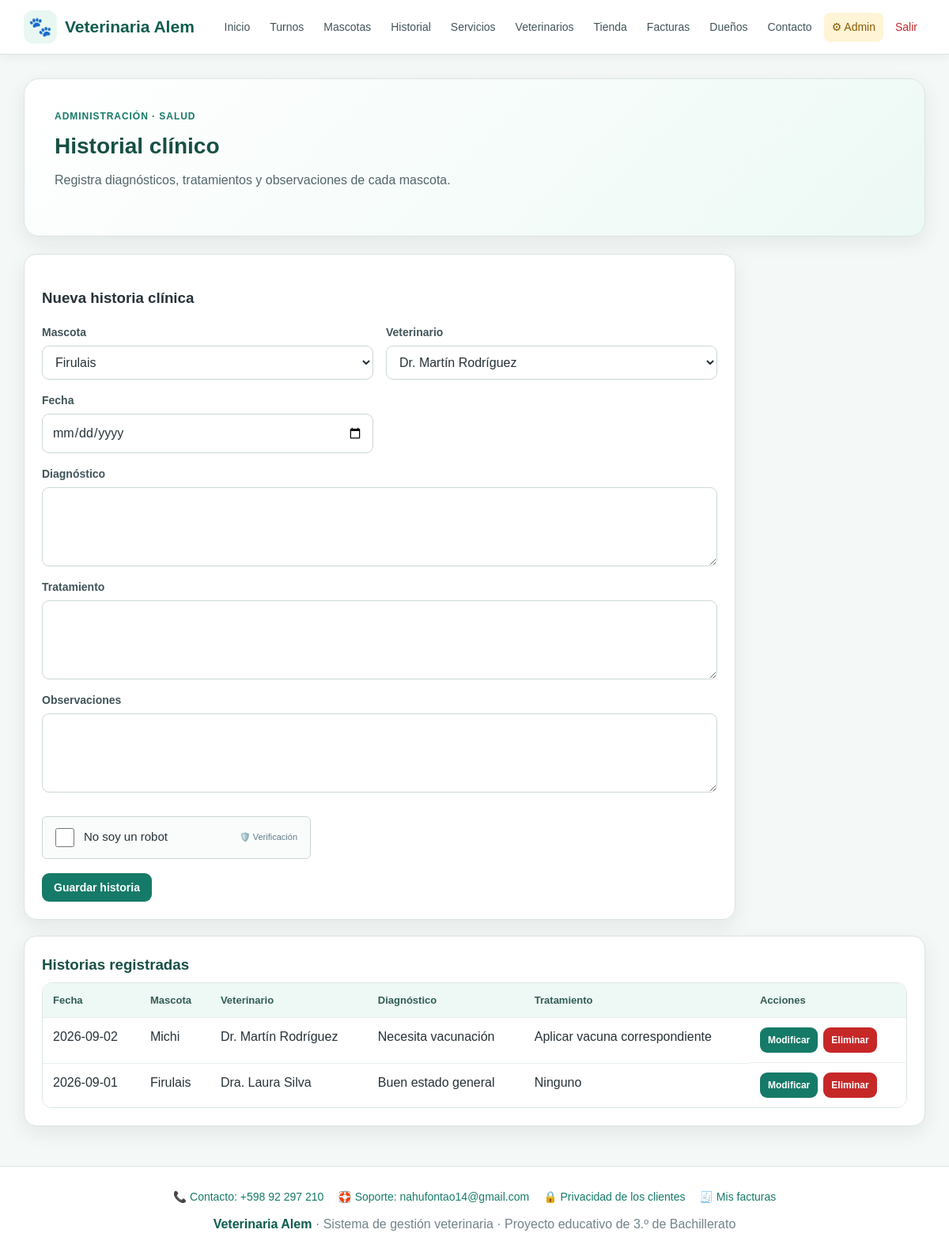
Page /admin/historial.php (signed in) on the committed database.
### tables this page shows
CREATE TABLE historial(
 id INT AUTO_INCREMENT PRIMARY KEY,
 id_mascota INT NOT NULL,
 id_veterinario INT NOT NULL,
 fecha DATE NOT NULL,
 diagnostico TEXT NOT NULL,
 tratamiento TEXT,
 observaciones TEXT,
 FOREIGN KEY(id_mascota) REFERENCES mascotas(id) ON UPDATE CASCADE ON DELETE RESTRICT,
 FOREIGN KEY(id_veterinario) REFERENCES veterinarios(id) ON UPDATE CASCADE ON DELETE RESTRICT
);

CREATE TABLE mascotas(
 id INT AUTO_INCREMENT PRIMARY KEY,
 nombre VARCHAR(100) NOT NULL,
 especie VARCHAR(50) NOT NULL,
 raza VARCHAR(80),
 sexo VARCHAR(20),
 fecha_nacimiento DATE NULL,
 peso DECIMAL(6,2) NULL,
 id_dueno INT NOT NULL,
 FOREIGN KEY(id_dueno) REFERENCES duenos(id) ON UPDATE CASCADE ON DELETE RESTRICT
);

CREATE TABLE veterinarios(
 id INT AUTO_INCREMENT PRIMARY KEY,
 nombre VARCHAR(100) NOT NULL,
 especialidad VARCHAR(100),
 telefono VARCHAR(30),
 email VARCHAR(150)
);

### admin/historial.php (the view, shortened to what this page needs)
<?php
require "../includes/captcha.php";
require "../conexion.php";
$m = $conexion->query("SELECT id, nombre FROM mascotas ORDER BY nombre");
$v = $conexion->query("SELECT id, nombre FROM veterinarios ORDER BY nombre");
$r = $conexion->query(
    "SELECT h.*, m.nombre AS mascota, v.nombre AS veterinario
     FROM historial h
     JOIN mascotas m ON m.id = h.id_mascota
     JOIN veterinarios v ON v.id = h.id_veterinario
     ORDER BY h.fecha DESC"
);
require "../includes/header.php";
?>
<section class="hero">
    <div class="hero-kicker">Administración · Salud</div>
    <h2>Historial clínico</h2>
    <p>Registra diagnósticos, tratamientos y observaciones de cada mascota.</p>
</section>
<div class="form-card">
    <h3>Nueva historia clínica</h3>
    <form method="post">
        <div class="form-grid">
            <div class="field"><label>Mascota</label>
                <select name="id_mascota" required>
                    <?php while ($x = $m->fetch_assoc()): ?>
                        <option value="<?= $x["id"] ?>"><?= htmlspecialchars($x["nombre"]) ?></option>
                    <?php endwhile; ?>
                </select>
            </div>
            <div class="field"><label>Veterinario</label>
                <select name="id_veterinario" required>
                    <?php while ($x = $v->fetch_assoc()): ?>
                        <option value="<?= $x["id"] ?>"><?= htmlspecialchars($x["nombre"]) ?></option>
                    <?php endwhile; ?>
                </select>
            </div>
            <div class="field"><label>Fecha</label><input type="date" name="fecha" required></div>
            <div class="field full"><label>Diagnóstico</label><textarea name="diagnostico" required></textarea></div>
            <div class="field full"><label>Tratamiento</label><textarea name="tratamiento"></textarea></div>
            <div class="field full"><label>Observaciones</label><textarea name="observaciones"></textarea></div>
        </div>
        <br>
        <?= captcha_html() ?>
        <div class="form-actions"><button class="btn" type="submit">Guardar historia</button></div>
    </form>
</div>
<div class="table-card">
    <h3>Historias registradas</h3>
    <div class="table-wrap">
        <table>
            <tr><th>Fecha</th><th>Mascota</th><th>Veterinario</th><th>Diagnóstico</th><th>Tratamiento</th><th>Acciones</th></tr>
            <?php while ($x = $r->fetch_assoc()): ?>
                <tr>
                    <td><?= htmlspecialchars($x["fecha"]) ?></td>
                    <td><?= htmlspecialchars($x["mascota"]) ?></td>
                    <td><?= htmlspecialchars($x["veterinario"]) ?></td>
                    <td><?= htmlspecialchars($x["diagnostico"]) ?></td>
                    <td><?= htmlspecialchars($x["tratamiento"]) ?></td>
                    <td class="actions">
                        <a class="btn small" href="editar.php?tabla=historial&id=<?= $x["id"] ?>">Modificar</a>
                        <a class="btn danger small" href="eliminar.php?tabla=historial&id=<?= $x["id"] ?>">Eliminar</a>
                    </td>
                </tr>
            <?php endwhile; ?>
        </table>
    </div>
</div>
<?php require "../includes/footer.php"; ?>

### css/estilos.css (style rules this page uses)
* { box-sizing:border-box }
:root { --verde:#167a68; --verde-oscuro:#0e5c4f; --verde-claro:#e9f7f3; --azul:#2563eb; --rojo:#c62828; --amarillo:#d88900; --texto:#263238; --gris:#607d8b; --fondo:#f4f8f7; --blanco:#ffffff; --borde:#dbe5e2; --sombra:0 8px 24px rgba(25,55,50,.08); }
html { scroll-behavior:smooth }
body { margin:0; font-family:Arial,Helvetica,sans-serif; background:var(--fondo); color:var(--texto); line-height:1.5; }
a { color:var(--verde);text-decoration:none }
.hero { background:linear-gradient(135deg,#ffffff 0%,#edf9f5 100%); border:1px solid var(--borde); border-radius:20px; padding:38px; box-shadow:var(--sombra); margin-bottom:22px; }
.hero-kicker { color:var(--verde); font-weight:700; text-transform:uppercase; letter-spacing:.08em; font-size:12px; margin-bottom:8px; }
.hero h1,.hero h2 { margin:0 0 10px; color:#164f45; }
.hero h2 { font-size:28px }
.hero p { margin:0 0 20px;color:#52666b;max-width:760px }
.card,.form-card,.table-card { background:var(--blanco); border:1px solid var(--borde); border-radius:16px; padding:22px; box-shadow:var(--sombra); margin-bottom:20px; }
.card h3,.table-card h3 { margin:0 0 8px; color:#174f46; }
.btn { display:inline-block; border:0; background:var(--verde); color:#fff; padding:10px 15px; border-radius:9px; font-weight:700; font-size:14px; cursor:pointer; text-decoration:none; }
.btn.danger { background:var(--rojo) }
.btn.small { padding:7px 10px;font-size:12px }
.actions { display:flex; gap:7px; flex-wrap:wrap; align-items:center; }
.form-card { max-width:900px; }
.form-grid { display:grid; grid-template-columns:repeat(2,minmax(0,1fr)); gap:16px; }
.field { display:flex; flex-direction:column; gap:6px; }
.field.full { grid-column:1/-1 }
.field label { font-size:14px; font-weight:700; color:#40545a; }
input,select,textarea { width:100%; padding:11px 12px; border:1px solid #cbd8d5; border-radius:9px; background:#fff; color:var(--texto); font:inherit; outline:none; }
textarea { min-height:100px; resize:vertical; }
.form-actions { display:flex; gap:9px; flex-wrap:wrap; margin-top:18px; }
.table-wrap { overflow-x:auto; background:#fff; border:1px solid var(--borde); border-radius:13px; }
table { width:100%; min-width:650px; border-collapse:collapse; background:#fff; }
th,td { padding:12px 13px; border-bottom:1px solid #e8eeee; text-align:left; vertical-align:top; }
th { background:#eef8f5; color:#315c55; font-size:13px; }
tr:last-child td { border-bottom:0 }

### rows in the picture
historial: fecha "2026-09-02", id_mascota.nombre "Michi", id_veterinario.nombre "Dr. Martín Rodríguez", diagnostico "Necesita vacunación", tratamiento "Aplicar vacuna correspondiente"
historial: fecha "2026-09-01", id_mascota.nombre "Firulais", id_veterinario.nombre "Dra. Laura Silva", diagnostico "Buen estado general", tratamiento "Ninguno"

### other values in the picture
VET_TELEFONO "+598 92 297 210"
VET_EMAIL_SOPORTE "nahufontao14@gmail.com"
form field id_mascota "Firulais"
form field id_veterinario "Dr. Martín Rodríguez"
